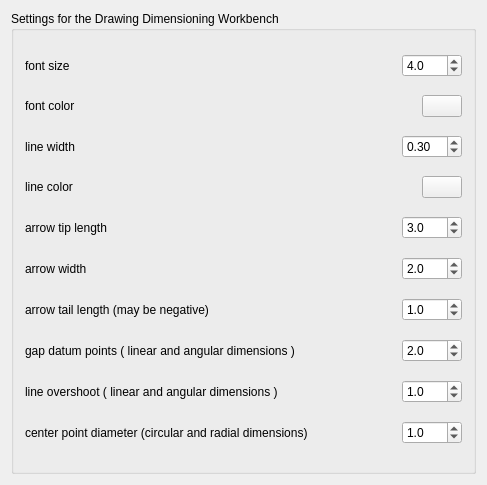
<?xml version="1.0" encoding="UTF-8"?>
<ui version="4.0">
 <class>Gui::Dialog::DlgSettingsDraft</class>
 <widget class="QWidget" name="Gui::Dialog::DlgSettingsDraft">
  <property name="geometry">
   <rect>
    <x>0</x>
    <y>0</y>
    <width>487</width>
    <height>485</height>
   </rect>
  </property>
  <property name="windowTitle">
   <string>General settings</string>
  </property>
  <layout class="QGridLayout" name="gridLayout_2">
   <item row="0" column="0">
    <widget class="QGroupBox" name="groupBox">
     <property name="title">
      <string>Settings for the Drawing Dimensioning Workbench</string>
     </property>
     <layout class="QGridLayout" name="gridLayout">
      <item row="0" column="0">
       <layout class="QHBoxLayout" name="horizontalLayout_19">
        <item>
         <widget class="QLabel" name="label">
          <property name="text">
           <string>font size</string>
          </property>
         </widget>
        </item>
        <item>
         <widget class="Gui::PrefDoubleSpinBox" name="gui::prefdoublespinbox">
          <property name="maximumSize">
           <size>
            <width>60</width>
            <height>16777215</height>
           </size>
          </property>
          <property name="toolTip">
           <string>This is the value used by functions that use a tolerance.
Values with differences below this value will be treated as same.</string>
          </property>
          <property name="suffix">
           <string/>
          </property>
          <property name="decimals">
           <number>1</number>
          </property>
          <property name="minimum">
           <double>0.100000000000000</double>
          </property>
          <property name="singleStep">
           <double>0.100000000000000</double>
          </property>
          <property name="value">
           <double>4.000000000000000</double>
          </property>
          <property name="prefEntry" stdset="0">
           <cstring>fontSize</cstring>
          </property>
          <property name="prefPath" stdset="0">
           <cstring>Mod/Drawing_Dimensioning</cstring>
          </property>
         </widget>
        </item>
       </layout>
      </item>
      <item row="1" column="0">
       <layout class="QHBoxLayout" name="horizontalLayout">
        <item>
         <widget class="QLabel" name="label_2">
          <property name="text">
           <string>font color</string>
          </property>
         </widget>
        </item>
        <item>
         <spacer name="horizontalSpacer">
          <property name="orientation">
           <enum>Qt::Horizontal</enum>
          </property>
          <property name="sizeHint" stdset="0">
           <size>
            <width>40</width>
            <height>20</height>
           </size>
          </property>
         </spacer>
        </item>
        <item>
         <widget class="Gui::PrefColorButton" name="gui::prefcolorbutton_3">
          <property name="toolTip">
           <string>This is the default color for objects being drawn while in construction mode.</string>
          </property>
          <property name="color" stdset="0">
           <color>
            <red>255</red>
            <green>0</green>
            <blue>0</blue>
           </color>
          </property>
          <property name="prefEntry" stdset="0">
           <cstring>fontColor</cstring>
          </property>
          <property name="prefPath" stdset="0">
           <cstring>Mod/Drawing_Dimensioning</cstring>
          </property>
         </widget>
        </item>
       </layout>
      </item>
      <item row="2" column="0">
       <layout class="QHBoxLayout" name="horizontalLayout_2">
        <item>
         <widget class="QLabel" name="label_3">
          <property name="text">
           <string>line width</string>
          </property>
         </widget>
        </item>
        <item>
         <widget class="Gui::PrefDoubleSpinBox" name="gui::prefdoublespinbox_2">
          <property name="maximumSize">
           <size>
            <width>60</width>
            <height>16777215</height>
           </size>
          </property>
          <property name="toolTip">
           <string>This is the value used by functions that use a tolerance.
Values with differences below this value will be treated as same.</string>
          </property>
          <property name="suffix">
           <string/>
          </property>
          <property name="minimum">
           <double>0.010000000000000</double>
          </property>
          <property name="singleStep">
           <double>0.010000000000000</double>
          </property>
          <property name="value">
           <double>0.300000000000000</double>
          </property>
          <property name="prefEntry" stdset="0">
           <cstring>strokeWidth</cstring>
          </property>
          <property name="prefPath" stdset="0">
           <cstring>Mod/Drawing_Dimensioning</cstring>
          </property>
         </widget>
        </item>
       </layout>
      </item>
      <item row="3" column="0">
       <layout class="QHBoxLayout" name="horizontalLayout_3">
        <item>
         <widget class="QLabel" name="label_4">
          <property name="text">
           <string>line color</string>
          </property>
         </widget>
        </item>
        <item>
         <spacer name="horizontalSpacer_2">
          <property name="orientation">
           <enum>Qt::Horizontal</enum>
          </property>
          <property name="sizeHint" stdset="0">
           <size>
            <width>40</width>
            <height>20</height>
           </size>
          </property>
         </spacer>
        </item>
        <item>
         <widget class="Gui::PrefColorButton" name="gui::prefcolorbutton_4">
          <property name="toolTip">
           <string>This is the default color for objects being drawn while in construction mode.</string>
          </property>
          <property name="color" stdset="0">
           <color>
            <red>0</red>
            <green>0</green>
            <blue>255</blue>
           </color>
          </property>
          <property name="prefEntry" stdset="0">
           <cstring>lineColor</cstring>
          </property>
          <property name="prefPath" stdset="0">
           <cstring>Mod/Drawing_Dimensioning</cstring>
          </property>
         </widget>
        </item>
       </layout>
      </item>
      <item row="4" column="0">
       <layout class="QHBoxLayout" name="horizontalLayout_4">
        <item>
         <widget class="QLabel" name="label_5">
          <property name="text">
           <string>arrow tip length</string>
          </property>
         </widget>
        </item>
        <item>
         <widget class="Gui::PrefDoubleSpinBox" name="gui::prefdoublespinbox_3">
          <property name="maximumSize">
           <size>
            <width>60</width>
            <height>16777215</height>
           </size>
          </property>
          <property name="toolTip">
           <string>This is the value used by functions that use a tolerance.
Values with differences below this value will be treated as same.</string>
          </property>
          <property name="suffix">
           <string/>
          </property>
          <property name="decimals">
           <number>1</number>
          </property>
          <property name="minimum">
           <double>0.100000000000000</double>
          </property>
          <property name="singleStep">
           <double>0.100000000000000</double>
          </property>
          <property name="value">
           <double>3.000000000000000</double>
          </property>
          <property name="prefEntry" stdset="0">
           <cstring>arrowL1</cstring>
          </property>
          <property name="prefPath" stdset="0">
           <cstring>Mod/Drawing_Dimensioning</cstring>
          </property>
         </widget>
        </item>
       </layout>
      </item>
      <item row="5" column="0">
       <layout class="QHBoxLayout" name="horizontalLayout_5">
        <item>
         <widget class="QLabel" name="label_6">
          <property name="text">
           <string>arrow width</string>
          </property>
         </widget>
        </item>
        <item>
         <widget class="Gui::PrefDoubleSpinBox" name="gui::prefdoublespinbox_4">
          <property name="maximumSize">
           <size>
            <width>60</width>
            <height>16777215</height>
           </size>
          </property>
          <property name="toolTip">
           <string>This is the value used by functions that use a tolerance.
Values with differences below this value will be treated as same.</string>
          </property>
          <property name="suffix">
           <string/>
          </property>
          <property name="decimals">
           <number>1</number>
          </property>
          <property name="minimum">
           <double>0.100000000000000</double>
          </property>
          <property name="singleStep">
           <double>0.100000000000000</double>
          </property>
          <property name="value">
           <double>2.000000000000000</double>
          </property>
          <property name="prefEntry" stdset="0">
           <cstring>arrowW</cstring>
          </property>
          <property name="prefPath" stdset="0">
           <cstring>Mod/Drawing_Dimensioning</cstring>
          </property>
         </widget>
        </item>
       </layout>
      </item>
      <item row="6" column="0">
       <layout class="QHBoxLayout" name="horizontalLayout_6">
        <item>
         <widget class="QLabel" name="label_7">
          <property name="text">
           <string>arrow tail length (may be negative)</string>
          </property>
         </widget>
        </item>
        <item>
         <widget class="Gui::PrefDoubleSpinBox" name="gui::prefdoublespinbox_5">
          <property name="maximumSize">
           <size>
            <width>60</width>
            <height>16777215</height>
           </size>
          </property>
          <property name="toolTip">
           <string>This is the value used by functions that use a tolerance.
Values with differences below this value will be treated as same.</string>
          </property>
          <property name="suffix">
           <string/>
          </property>
          <property name="decimals">
           <number>1</number>
          </property>
          <property name="minimum">
           <double>-10.000000000000000</double>
          </property>
          <property name="singleStep">
           <double>0.010000000000000</double>
          </property>
          <property name="value">
           <double>1.000000000000000</double>
          </property>
          <property name="prefEntry" stdset="0">
           <cstring>arrowL2</cstring>
          </property>
          <property name="prefPath" stdset="0">
           <cstring>Mod/Drawing_Dimensioning</cstring>
          </property>
         </widget>
        </item>
       </layout>
      </item>
      <item row="7" column="0">
       <layout class="QHBoxLayout" name="horizontalLayout_7">
        <item>
         <widget class="QLabel" name="label_8">
          <property name="text">
           <string>gap datum points ( linear and angular dimensions )</string>
          </property>
         </widget>
        </item>
        <item>
         <widget class="Gui::PrefDoubleSpinBox" name="gui::prefdoublespinbox_6">
          <property name="maximumSize">
           <size>
            <width>60</width>
            <height>16777215</height>
           </size>
          </property>
          <property name="toolTip">
           <string>This is the value used by functions that use a tolerance.
Values with differences below this value will be treated as same.</string>
          </property>
          <property name="suffix">
           <string/>
          </property>
          <property name="decimals">
           <number>1</number>
          </property>
          <property name="singleStep">
           <double>0.100000000000000</double>
          </property>
          <property name="value">
           <double>2.000000000000000</double>
          </property>
          <property name="prefEntry" stdset="0">
           <cstring>gap_datum_points</cstring>
          </property>
          <property name="prefPath" stdset="0">
           <cstring>Mod/Drawing_Dimensioning</cstring>
          </property>
         </widget>
        </item>
       </layout>
      </item>
      <item row="8" column="0">
       <layout class="QHBoxLayout" name="horizontalLayout_8">
        <item>
         <widget class="QLabel" name="label_9">
          <property name="text">
           <string>line overshoot ( linear and angular dimensions )</string>
          </property>
         </widget>
        </item>
        <item>
         <widget class="Gui::PrefDoubleSpinBox" name="gui::prefdoublespinbox_7">
          <property name="maximumSize">
           <size>
            <width>60</width>
            <height>16777215</height>
           </size>
          </property>
          <property name="toolTip">
           <string>This is the value used by functions that use a tolerance.
Values with differences below this value will be treated as same.</string>
          </property>
          <property name="suffix">
           <string/>
          </property>
          <property name="decimals">
           <number>1</number>
          </property>
          <property name="singleStep">
           <double>0.100000000000000</double>
          </property>
          <property name="value">
           <double>1.000000000000000</double>
          </property>
          <property name="prefEntry" stdset="0">
           <cstring>dimension_line_overshoot</cstring>
          </property>
          <property name="prefPath" stdset="0">
           <cstring>Mod/Drawing_Dimensioning</cstring>
          </property>
         </widget>
        </item>
       </layout>
      </item>
      <item row="9" column="0">
       <layout class="QHBoxLayout" name="horizontalLayout_9">
        <item>
         <widget class="QLabel" name="label_10">
          <property name="text">
           <string>center point diameter (circular and radial dimensions)</string>
          </property>
         </widget>
        </item>
        <item>
         <widget class="Gui::PrefDoubleSpinBox" name="gui::prefdoublespinbox_8">
          <property name="maximumSize">
           <size>
            <width>60</width>
            <height>16777215</height>
           </size>
          </property>
          <property name="toolTip">
           <string>This is the value used by functions that use a tolerance.
Values with differences below this value will be treated as same.</string>
          </property>
          <property name="suffix">
           <string/>
          </property>
          <property name="decimals">
           <number>1</number>
          </property>
          <property name="singleStep">
           <double>0.100000000000000</double>
          </property>
          <property name="value">
           <double>1.000000000000000</double>
          </property>
          <property name="prefEntry" stdset="0">
           <cstring>centerPointDia</cstring>
          </property>
          <property name="prefPath" stdset="0">
           <cstring>Mod/Drawing_Dimensioning</cstring>
          </property>
         </widget>
        </item>
       </layout>
      </item>
     </layout>
    </widget>
   </item>
  </layout>
 </widget>
 <layoutdefault spacing="6" margin="11"/>
 <pixmapfunction>qPixmapFromMimeSource</pixmapfunction>
 <customwidgets>
  <customwidget>
   <class>Gui::ColorButton</class>
   <extends>QPushButton</extends>
   <header>Gui/Widgets.h</header>
  </customwidget>
  <customwidget>
   <class>Gui::PrefColorButton</class>
   <extends>Gui::ColorButton</extends>
   <header>Gui/PrefWidgets.h</header>
  </customwidget>
  <customwidget>
   <class>Gui::PrefDoubleSpinBox</class>
   <extends>QDoubleSpinBox</extends>
   <header>Gui/PrefWidgets.h</header>
  </customwidget>
 </customwidgets>
 <resources/>
 <connections/>
</ui>
